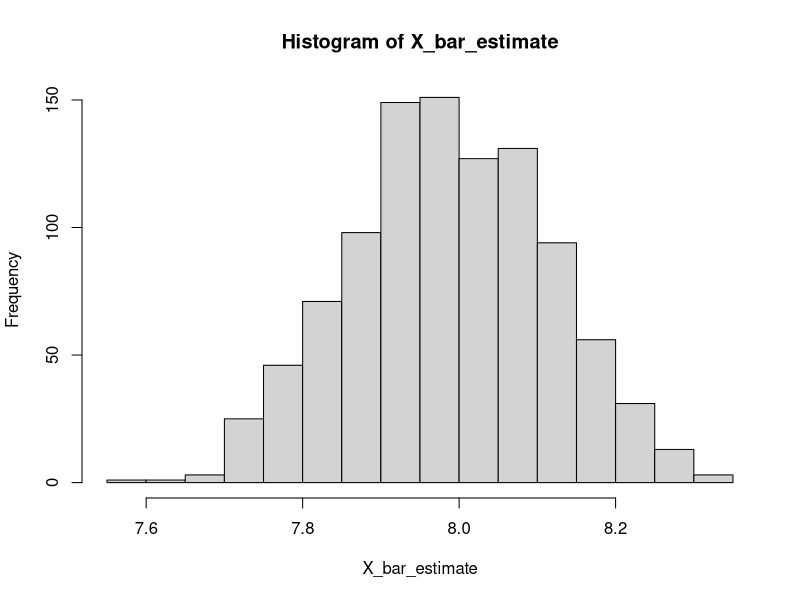

This chart was generated by the following R code:
# HW 6 - Due Monday Nov 6, 2017 in moodle and hardcopy in class. 
# Upload your R file to Moodle with name: HW6_490IDS_YourClassID.R
# Do Not remove any of the comments. These are marked by #

# Please ensure that no identifying information (other than your class ID) is on your paper copy

################################### Part 1: Simulation in R (15 pts) ##############################################

## We will use the simulation techniques (Monte Carlo) introduced in class to generate confidence intervals for our estimates of distribution mean


#(a). As we will generate random numbers please set the seed using your classID. This will help with reproducibility. (1 pts)
set.seed(35)
#(b)  For this simulation problem, we will sample data from the binomial distribution with parameters n and p. 

# First, we will estimate an individual experiment.

##(1) Generate m = 100 observations of test data, with n = 10 and p = 0.8 and name it test_sample. (1 pts)

test_sample = rbinom(100, size = 10, prob = .8)

##(2) What is your estimate mean X_bar? (1 pts)
X_bar = mean(test_sample)
X_bar
##(3) What is the confidence interval for X_bar? (Recall HW4 Q5) (1 pts)
X_se =  sd(test_sample)/sqrt(100)
c(lower = X_bar - 1.96 * X_se, upper = X_bar + 1.96 * X_se)

#(c) Now use the simulation to estimate the distribution of X_bar and create confidence intervals for it using that distribution.

##(1) Form a set of X_bar by repeating B = 1000 times the individual experiment. You may want to create a matrix to save those values.(1 pts)
B = 1000
X_bar_1k = t(replicate(B, (rbinom(100, 10, .8))))
##(2) Get a estimate for mean X_bar for each experiment in (c)(1) and save it to a vector X_bar_estimate(length B vector).(1 pts)
X_bar_estimate = rowMeans(X_bar_1k)
X_bar_estimate
##(3) Now use X_bar_estimate to create a sampling distribution for X_bar, using the hist function to show the distribution.(Recall HW5 graphing techniques)
## Does the distribution look normal? (2 pts)
hist(X_bar_estimate)
##(4) Now as we have a simulated sampling distribution of X_bar, we could calculate the standard error using the X_bar_estimate. 
## What is your 95% confidence interval?(2 pts)
se_X_bar_estimate =  sd(X_bar_estimate)
CI_X_bar_estimate = c(lower =  mean(X_bar_estimate) - se_X_bar_estimate, upper = mean(X_bar_estimate) + se_X_bar_estimate)
CI_X_bar_estimate
#(d) We made some decisions when we used the simulation above that we can now question. 
# Repeat the above creation of a confidence interval in (c) for a range of settings values
# (we had our sample size fixed at 100) and a range of bootstrap values (we had B 
# fixed at 1000). Suppose the sample size varies (100, 200, 300, .... , 1000) and 
# B varies (1000, 2000, ... , 10000). You will likely find it useful to write
# functions to carry out these calculations. Your final output should be 
# upper and lower pairs for the confidence intervals produced using the bootstrap
# method for each value of sample size and B.

# generalize (c) into a function, and vary inputs of sample size and B as we did above. (2 pts)

simulation =  function(sample_size, B){
  X_bar_B = t(replicate(B, (rbinom(sample_size, 10, .8))))
  X_bar_estimate = rowMeans(X_bar_B)
}
MC_sample =  function(sample_size, B){
  mc_s =  numeric(B)
  for(i in 1:B){
    mc_s[i] =  mean(rbinom(sample_size, 10, 0.8))
  }
  return(mc_s)
}
  
#code here
sample_size = seq(100, 1000, 100)
B = seq(1000, 10000, 1000)
sample_1 = lapply(B, function(l)sapply(sample_size, simulation, l))
sample_2 =  lapply(B, function(l)sapply(sample_size, MC_sample,l))
sample_2[[1]]
str(sample_2)
#(e).Plot your CI limits to compare the effect of changing the sample size and 
# changing the number of simulation replications B (2 plots). What do you conclude? (3 pts)

################################### Part 2: Regular Expression(Regular Expression or R) (22 pts) ##############################################

#(a) Write down a general regular expression to match the following:(General Regular Expression)
string =c('abc','def', 'sas', 'star', 'ears', 'xxx@illinois.edu', 'hi@gmail.com', 'no@il.gov',
               '<a>hi</a>','<b>xxxxojioehrjkjkfbana</b>')
##(1) Words/tokens only have 's' as start or end. For example, stats, specifies, start, ends etc.(1 pts)
grep('^s',string, value =TRUE)
##(2) A string with the format <a>text</a>, <b>xxx</b> etc.(1 pts)
grep('<.>.*</.>', string, value = TRUE)
##(3) An email address that ends with .com, .edu, .net, .org, or .gov(1 pts)
grep('.+@.+\\.(edu|net|org)', string, value = TRUE)
#(b) Carry out the following exercises on the State of the Union Speeches dataset(available in moodle, stateoftheunion1790-2012.txt). (R)
# (Suggestion: check the .txt data before coding the solutions and also lapply could be really helpful)

##(1) Use readLines() to read in the speeches where the return value is: character vector with one element/character string per line in the file save as su_data (1 pts)

##(2) Use regular expressions and R to return the number of speeches in the dataset, and the number of presidents that gave speeches.(2 pts)

##(3) Use regular expressions to identify the date of the speech (save as su_date), extract the name of the speaker (save as su_speaker)
## extract the year (save as su_year) and the month of the date (save as su_month) (4 pts)

##(4) Merge the lines up into a list named su_speeches. Each element of the list is a character vector containing one speech. 
## The length of su_speeches should be the number of speeches in the data. Check: does the length of your list match your answer above? (3 pts)

##(5) Eliminate apostrophes, numbers, and the phrase: (Applause.) and make all the characters lowercase for each element in su_speeches. (3 pts)

##(6) Split the speeches in su_speeches by blanks, punctuations. Drop any empty words that resulted from this split. 
## Save the result to another list su_tokens.Each element in the su_tokens should be a vector of words in the speeches.(2 pts)

##(7) Based on su_tokens, create a list called su_frequency to calculate the token frequency for each token in each speech.(1 pts)

##(8) Carry out some exploratory analysis of the data and term frequencies. For example, find the number of sentences, extract the
## long words, and the political party. Plot and interpret the term frequencies. What are your observations? (3 pts)
